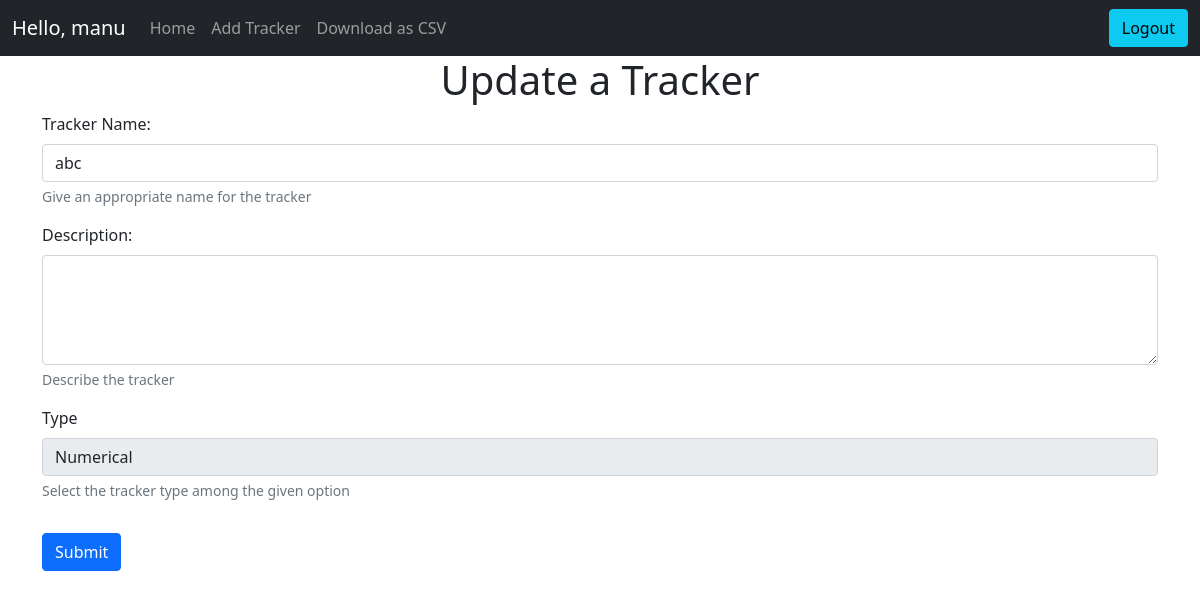
Page /tracker/1/update (signed in) on the earlier database version.
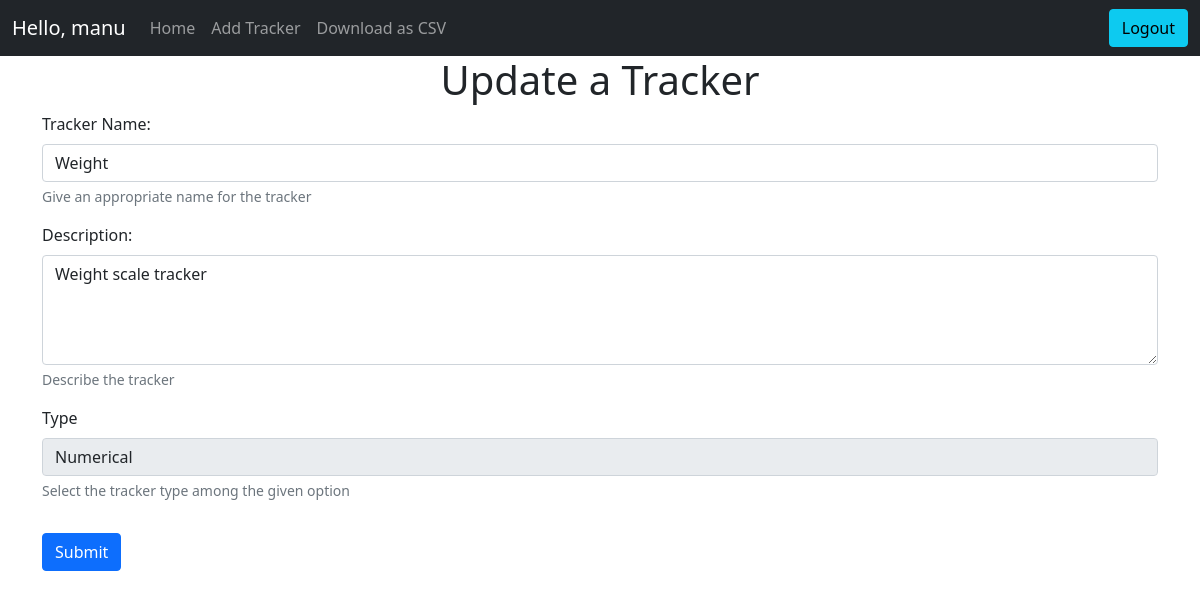
Same page on the later database version.
### application/models.py (models this page shows)
class Tracker(db.Model):
    __tablename__ = "tracker"
    id = db.Column(db.Integer, primary_key=True, autoincrement=True)
    name = db.Column(db.String, nullable=False)
    description = db.Column(db.String)
    type = db.Column(db.Integer, nullable=False)
    settings = db.Column(db.String)
    user_id = db.Column(db.Integer,  db.ForeignKey("user.id"), nullable=False)
    activity = db.relationship("Activity", backref="activity")

### app.py (the view)
@app.route("/tracker/<int:tid>/update", methods=["GET", "POST"])
@login_required
def update_tracker(tid):
    if request.method == "GET":
        tracker = Tracker.query.filter(Tracker.id == tid).first()
        return render_template("tracker_update.html", tracker=tracker)
    elif request.method == "POST":
        if updateTracker(request.form, tid) == False:
            abort(500)
        return redirect(url_for("home"))

### app.py (called while the page is built)
@app.after_request
def after_request(response):
    header = response.headers
    header["Access-Control-Allow-Origin"] = "*"
    return response

@app.after_request
def after_request(response):
    header = response.headers
    header["Access-Control-Allow-Origin"] = "*"
    return response

### templates/tracker_update.html (shortened to what this page needs)
<!DOCTYPE html>
<html>
{% include './head_content.html' %}
<body>
    {% include './navbar.html' %}
    <h1 class="text-center">Update a Tracker</h1>
    <div>
        <form action="/tracker/{{ tracker.id }}/update" class="container" method="POST" id="update-tracker-form">
            <div class="mb-3">
                <label for="tname" class="form-label">Tracker Name: </label>
                <input type="text" class="form-control" id="tname" name="name" value="{{ tracker.name }}" required />
                <div id="namehelp" class="form-text">Give an appropriate name for the tracker</div>
            </div>
            <div class="mb-3">
                <label class="form-label">Description:</label>
                <textarea type="text" class="form-control" rows="4" name="desc"
                    value="{{ tracker.description }}">{{ tracker.description }}</textarea>
                <div id="deschelp" class="form-text">Describe the tracker</div>
            </div class="mb-3">
            <div class="mb-3">
                <label class="form-label">Type</label>
                <select name="t_type" class="form-control" value="{{ tracker.type }}" disabled>
                    <option value="1" {{ "selected" if tracker.type == 1 }}>Numerical</option>
                </select>
                <div id="ttypehelp" class="form-text">Select the tracker type among the given option</div>
            </div>
            <div class="mb-3">
                <input class="btn btn-primary" type="submit" value="Submit">
            </div>
        </form>
    </div>
</body>
</html>

Differences in the rows shown:
changed Tracker "Numerical": name "abc" → "Weight"; desc (not shown) → "Weight scale tracker"
